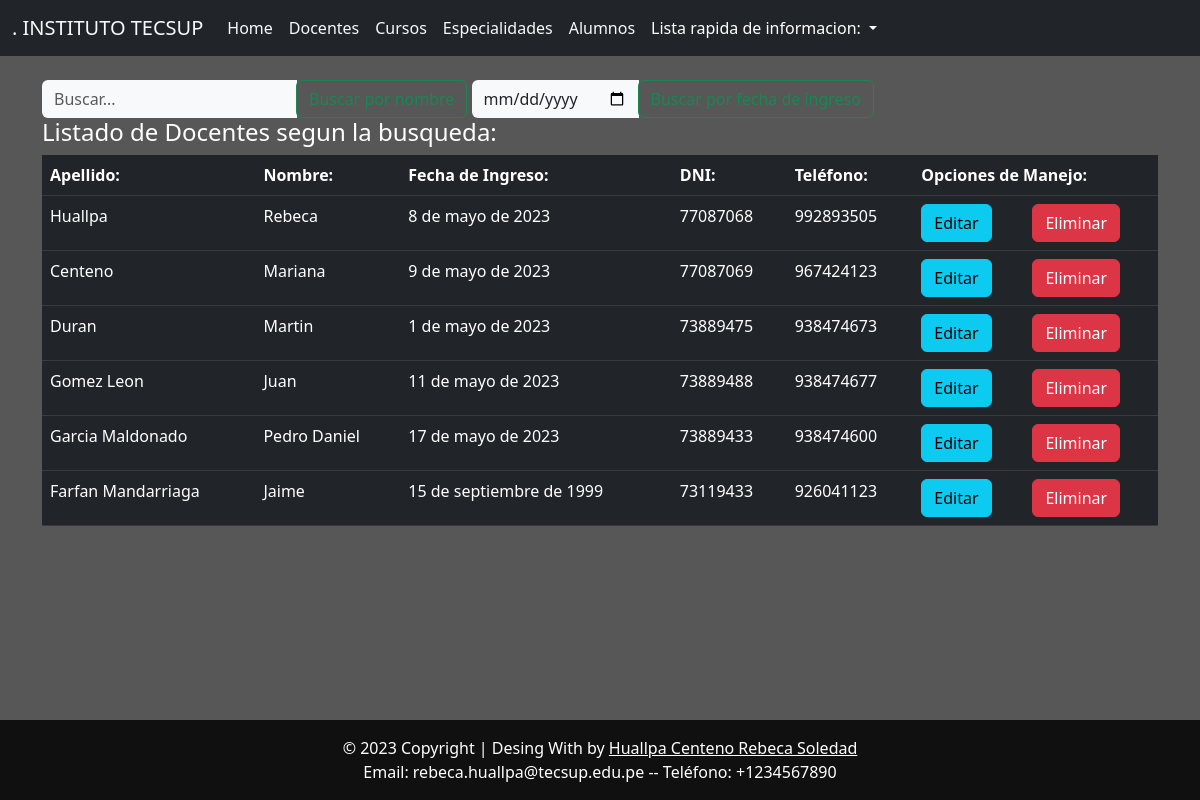
Screenshot of /buscar_docente with the database file from the repository.
### Aplicaciones/Academicos/models.py (models this page shows, shortened)
class Docente(models.Model):
    apellido = models.CharField(max_length=50)
    nombre = models.CharField(max_length=50)
    f_ingreso = models.DateField()
    dni = models.CharField(max_length=8)
    telefono = models.CharField(max_length=15)

### Aplicaciones/Academicos/views.py (the view)
# urls.py: path('buscar_docente', views.buscar_docente, name='buscar_docente'),
def buscar_docente(request):
    busqueda = request.POST.get("buscar")
    docentes = Docente.objects.all()
    if busqueda:
        docentes = docentes.filter(
            Q(nombre__icontains=busqueda) |
            Q(apellido__icontains=busqueda) |
            Q(f_ingreso__icontains=busqueda)
        )
    return render(request, 'BuscarDocente.html', {'docentes': docentes})

### Aplicaciones/Academicos/Templates/BuscarDocente.html (shortened to what this page needs)
{% extends './base.html' %}
{% block body %}
  <form action="{% url 'buscar_docente' %}" class="d-none d-sm-inline-block form-inline mr-auto ml-md-3 my-2 my-md-0 mw-100 navbar-search" method="POST">
    <div class="input-group">
      <input type="text" class="form-control bg-light border-0 small" placeholder="Buscar..." name="buscar" value="{{ request.POST.buscar }}">
      <div class="input-group-append">
        <button class="btn btn-outline-success" type="submit">Buscar por nombre</button>
      </div>
    </div>
  </form>
  <form action="{% url 'buscar_docente' %}" class="d-none d-sm-inline-block form-inline mr-auto ml-md-3 my-2 my-md-0 mw-100 navbar-search" method="POST">
    <div class="input-group">
      <input type="date" class="form-control bg-light border-0 small" placeholder="Buscar..." name="buscar" value="{{ request.POST.buscar }}">
      <div class="input-group-append">
        <button class="btn btn-outline-success" type="submit">Buscar por fecha de ingreso</button>
      </div>
    </div>
  </form>
  <div class="row">
    <div class="col-sm-12">
      <h4>Listado de Docentes segun la busqueda:</h4>
      {% if docentes %}
      <table class="table table-dark">
        <thead>
          <tr>
            <th>Apellido:</th>
            <th>Nombre:</th>
            <th>Fecha de Ingreso:</th>
            <th>DNI:</th>
            <th>Teléfono:</th>
            <th colspan="2">Opciones de Manejo:</th>
          </tr>
        </thead>
        <tbody>
          {% for docente in docentes %}
            <tr>
              <td>{{ docente.apellido }}</td>
              <td>{{ docente.nombre }}</td>
              <td>{{ docente.f_ingreso }}</td>
              <td>{{ docente.dni }}</td>
              <td>{{ docente.telefono }}</td>
              <td><a href="{% url 'ediciondocente' docente.id %}" class="btn btn-info">Editar</a></td>
              <td><a href="{% url 'eliminardocente' docente.id %}" class="btn btn-danger">Eliminar</a></td>
            </tr>
          {% endfor %}
        </tbody>
      </table>
      {% else %}
      <h3>No se encontraron resultados.</h3>
      {% endif %}
    </div>
  </div>
{% endblock %}

### Aplicaciones/Academicos/Templates/Base.html (style rules this page uses)
body { background-color: #575757; color: #ffffff; }

### rows the page displays
Docente: apellido "Huallpa", nombre "Rebeca", f_ingreso "8 de mayo de 2023", dni "77087068", telefono "992893505"
Docente: apellido "Centeno", nombre "Mariana", f_ingreso "9 de mayo de 2023", dni "77087069", telefono "967424123"
Docente: apellido "Duran", nombre "Martin", f_ingreso "1 de mayo de 2023", dni "73889475", telefono "938474673"
Docente: apellido "Gomez Leon", nombre "Juan", f_ingreso "11 de mayo de 2023", dni "73889488", telefono "938474677"
Docente: apellido "Garcia Maldonado", nombre "Pedro Daniel", f_ingreso "17 de mayo de 2023", dni "73889433", telefono "938474600"
Docente: apellido "Farfan Mandarriaga", nombre "Jaime", f_ingreso "15 de septiembre de 1999", dni "73119433", telefono "926041123"
